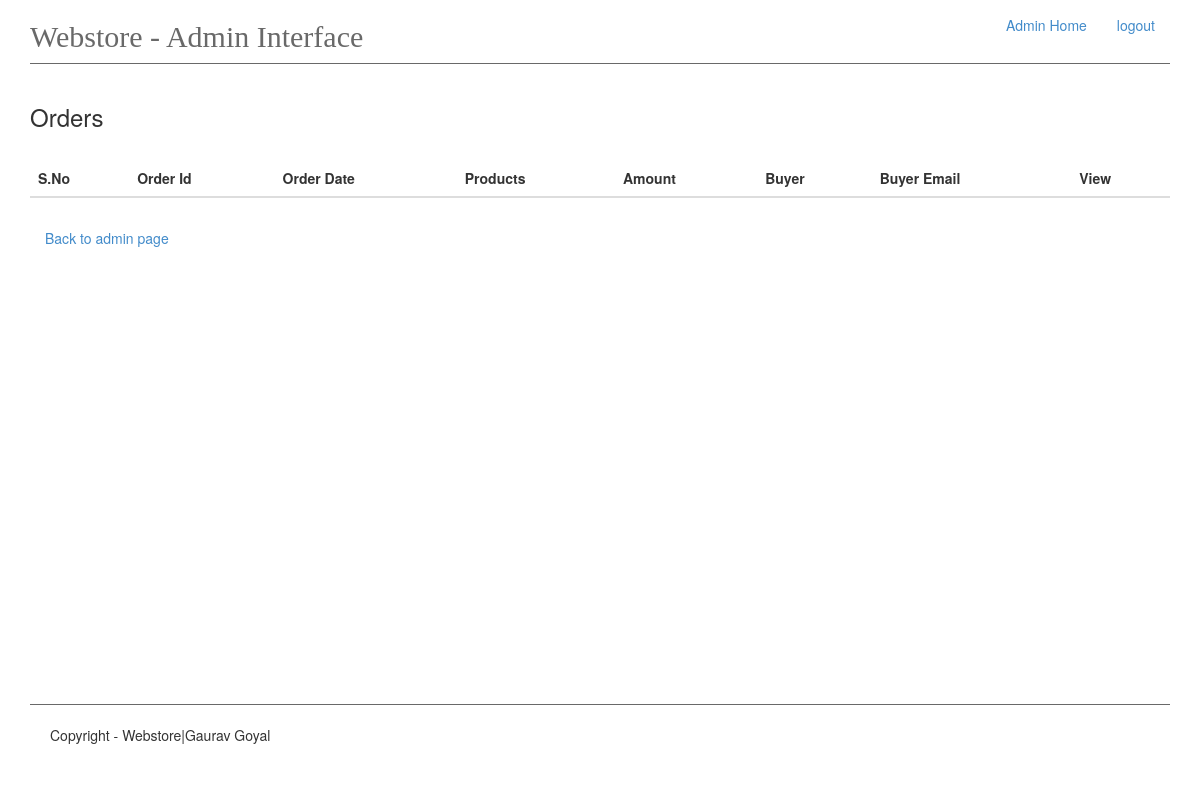
Before: /admin/order_list (signed in) with the older database file.
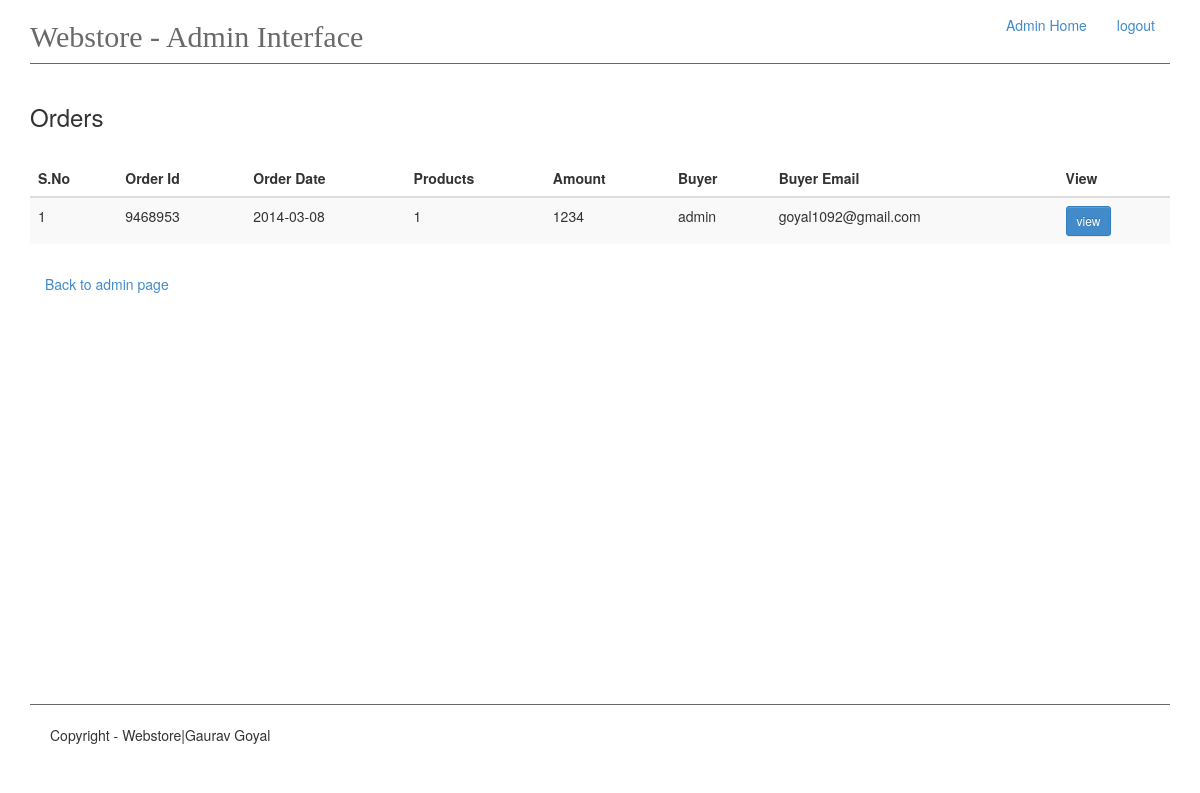
After: the same page with the newer database file.
### app/models.py (models this page shows)
class OrderId(db.Model):
    id = db.Column(db.Integer, primary_key=True)
    order_id = db.Column(db.Integer, unique=True)
    buyer_name = db.Column(db.String(60))
    buyer_address = db.Column(db.String(200))
    total_products = db.Column(db.Integer)
    date = db.Column(db.DATE)
    email = db.Column(db.String(120))
    phone = db.Column(db.Integer)
    total_amount = db.Column(db.Integer)
    user = db.Column(db.String(60))

### app/views.py (the view)
@app.route('/admin/order_list')
@login_required
def orders():
    order = OrderId.query.all()
    return render_template('admin-panel/orders.html', orders=order)

### app/__init__.py (called while the page is built)
@admin_login.user_loader
def load_user(id):
    return Admin.query.get(int(id))

### app/templates/admin-panel/orders.html
{% extends 'admin-panel/admin.html' %}
{% block content %}
    <h3>Orders</h3>
    <br>
    <table class="table table-striped table-responsive col-md-6" id="cart_table">
        <thead>
        <tr>
            <th>S.No</th>
            <th>Order Id</th>
            <th>Order Date</th>
            <th>Products</th>
            <th>Amount</th>
            <th>Buyer
            </th>
            <th>Buyer Email</th>
            <th>View</th>
        </tr>
        </thead>
        <tbody>
        {% for item in orders %}
            <tr>
                <td>{{ loop.index }}</td>
                <td>{{ item.order_id }}</td>
                <td>{{ item.date }}</td>
                <td>{{ item.total_products }}</td>
                <td>{{ item.total_amount }}</td>
                <td>{{ item.buyer_name }}</td>
                <td>{{ item.email }}</td>
                <td>
                    <a href="{{ url_for('specific_order', pk = item.id )}}" class="btn btn-sm btn-primary">view</a>
                </td>
            </tr>
        {% endfor %}
        </tbody>
    </table>
    <div class="col-md-12"><a href="{{ url_for('admin_base') }}">Back to admin page</a></div>
{% endblock %}

### app/templates/admin-panel/admin.html (shortened to what this page needs)
<!DOCTYPE HTML>
<html lang="en">
<head>
    <link rel="stylesheet" href="/static/css/bootstrap-theme.css">
    <link rel="stylesheet" href="/static/css/bootstrap.css">
    <link rel="stylesheet" href="/static/css/main.css">
</head>
<body>
<div class="container">
    <header>
        <div class="row">
            <div class="col-md-6">
                <div class="pull-left" id="header"><h2>Webstore - Admin Interface</h2></div>
            </div>
            <div class="col-md-6">
                <div class="pull-right">
                    <ul class="nav navbar-nav">
                        <li class="active"><a href="{{ url_for('admin_base') }}">Admin Home</a></li>
                        <li><a href="{{ url_for('admin_logout') }}">logout</a></li>
                    </ul>
                </div>
            </div>
        </div>
    </header>
    <div id="main">
        {% block content %} {% endblock %}
    </div>
    <footer>
        <div class="row">
            <div class="col-md-6 .col-sm-6 pull-left" id="footer" >
                Copyright - Webstore|Gaurav Goyal
            </div>
        </div>
    </footer>
</div>
</body>
</html>

### app/static/css/main.css (style rules this page uses)
body #main { min-height: 600px; }
header { border-bottom: 1px solid dimgray; padding: 0,20px; margin-bottom: 40px; }
header #header h2 { color: dimgray; font-weight: lighter; font-family: chalkboard; }
footer { border-top: 1px solid dimgray; padding: 20px; }
#main #cart_table { margin-bottom: 30px; }

Changed rows visible on the page:
added OrderId: order_id "9468953", date "2014-03-08", total_products "1", total_amount "1234", buyer_name "admin", email "goyal1092@gmail.com"
